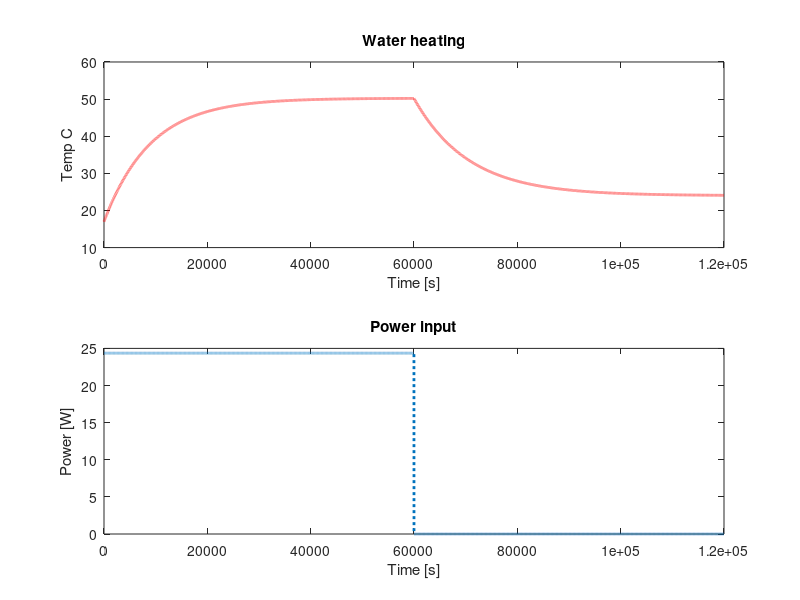

MATLAB code to generate this figure:
clear all
clc
close all

T1 = 17;
Tr = 24;
U = 230;
Imax = 5.3;
c = 4180;
m = 2;
v = 0;
t = 10; % sample time
power = 2; % in percent
T_ref = 50;
Kp = 30;
Ki = 1.0;
pow_vec = 2;
seconds = 120000;
time = linspace(0,seconds,(seconds/t)+1);
ref_vec = T_ref;
I = 0;
state = 1;

for i = 1:(seconds/t)
    
    if i*t == 400
        %power = 50;
    end
    
    if i*t == 500
        %power = 25;
    end
    
    if i*t == 600
        %power = 10;
    end
    
    if i*t == 700
        %power = 5;
    end
    
    if i*t == 60000
        power = 0;
    end
    
    k = 0.00001615*power + 0.000015770*v + 0.00019;
    
    T1(i+1) = T1(i) + ((U*Imax)/(c*m))*(power/100)*t - (T1(i) - Tr)*(k)*(t/m);
    pow_vec(i+1) = power;
end

figure, subplot(2,1,1);
plot(time, T1, ':r', 'LineWidth', 2)
%xlim([0,1000])
xlabel('Time [s]')
ylabel('Temp C')
title('Water heating')
subplot(2,1,2);
plot(time,(pow_vec/100)*1218, ':', 'Linewidth', 2);
%xlim([0,1000])
xlabel('Time [s]')
ylabel('Power [W]')
title('Power input')